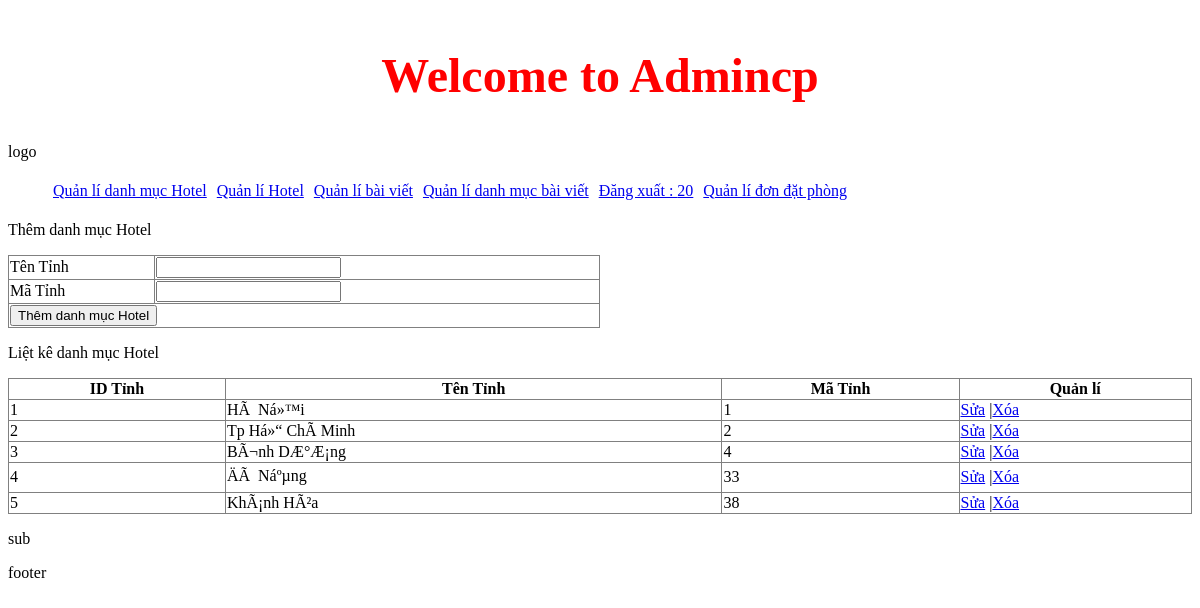
The page /admincp/index.php?action=quanlidanhmucHotel&query=them (signed in) on the database as committed earlier.
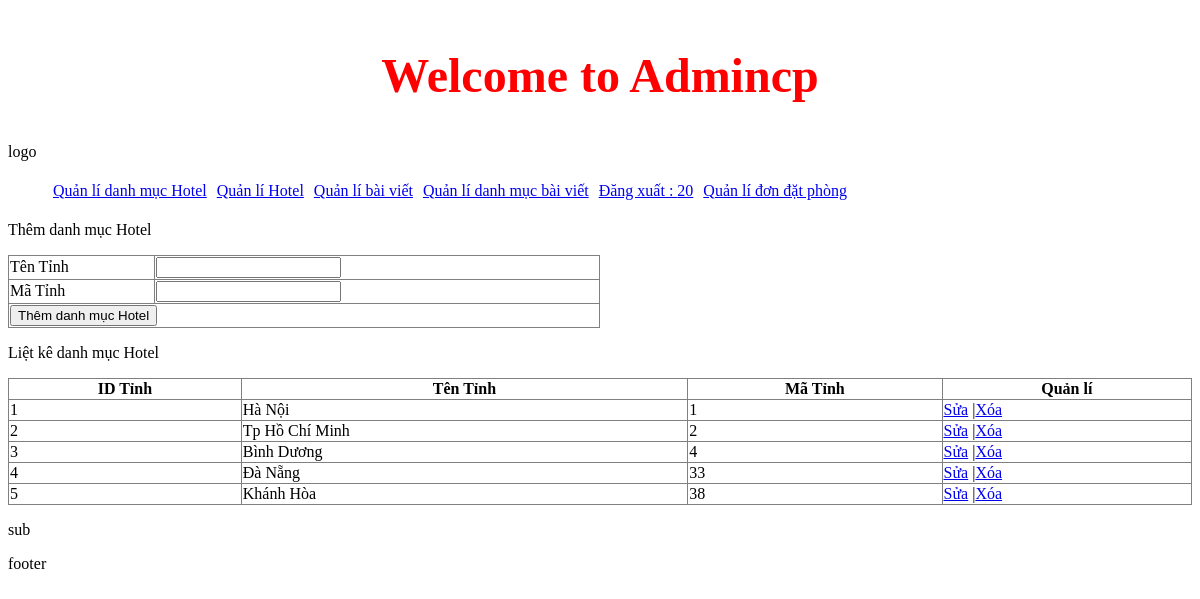
The same page on the database as committed later.
### tables this page shows
CREATE TABLE `tb_danhmuchotel` (
  `ID_Tinh` int(10) NOT NULL,
  `Name` varchar(50) NOT NULL,
  `MaT` int(4) NOT NULL
);

### admincp/modules/quanlidanhmucHotel/Lietke.php (the view)
<?php
	$sql_lietke_danhmucHotel="SELECT * FROM tb_danhmuchotel ORDER BY MaT ASC";
	$query_lietke_danhmucHotel= mysqli_query($mysqli,$sql_lietke_danhmucHotel);
 ?>
<p>Liệt kê danh mục Hotel</p>
<table border="1" width="100%" style="border-collapse: collapse;">
  <tr>
  	<th>ID Tỉnh</th>
    <th>Tên Tỉnh</th>
    <th>Mã Tỉnh</th>
    <th>Quản lí</th>
  </tr>
<?php
$i = 0;
while ($row = mysqli_fetch_array($query_lietke_danhmucHotel )){
	$i++;
 ?>
  <tr>
  	<td> <?php echo $i ?></td>
    <td><?php echo $row['Name'] ?></td>
    <td><?php echo $row['MaT']?></td>
    <td>
    		<a href="?action=quanlidanhmucHotel&query=sua&iddanhmuc= <?php echo $row['ID_Tinh'] ?>">Sửa</a> |<a href="modules/quanlidanhmucHotel/Xuli.php?iddanhmuc= <?php echo $row['ID_Tinh'] ?>">Xóa </a>
    </td>
  </tr>
<?php } ?>
</table>

Rows that differ between the two databases and show on the page:
changed tb_danhmuchotel: Name "HÃ Ná»™i" → "Hà Nội"
changed tb_danhmuchotel: Name "Tp Há»“ ChÃ­ Minh" → "Tp Hồ Chí Minh"
changed tb_danhmuchotel: Name "BÃ¬nh DÆ°Æ¡ng" → "Bình Dương"
changed tb_danhmuchotel: Name "ÄÃ Náºµng" → "Đà Nẵng"
changed tb_danhmuchotel: Name "KhÃ¡nh HÃ²a" → "Khánh Hòa"
